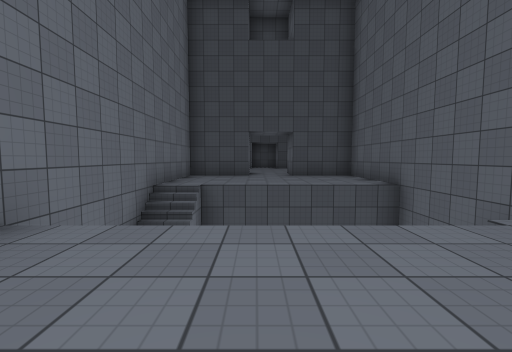
[1] (above)

13 first-person views from a walk through a scene from a Unity 3-D project. The camera is 1.2 m above the floor, tilts 4° down and sees 90° across. Doors are open. The floor is counted in squares, 2 m on a side. Each view is taken from the middle of a square. On the plan, view 1 faces up. The plan holds only what a view shows up to about 9 squares ahead; the rest is blank. The player character is not drawn. Some surface patterns are stand-ins.

[2]
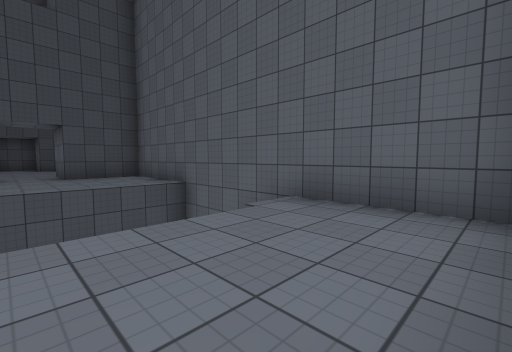

[3]
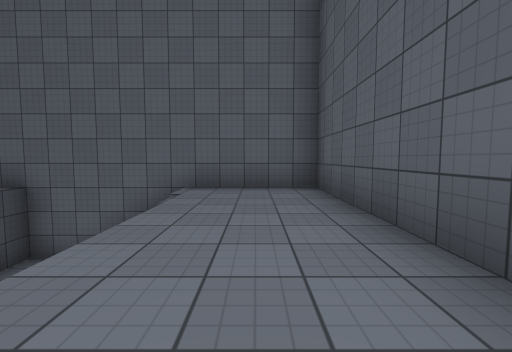

[4]
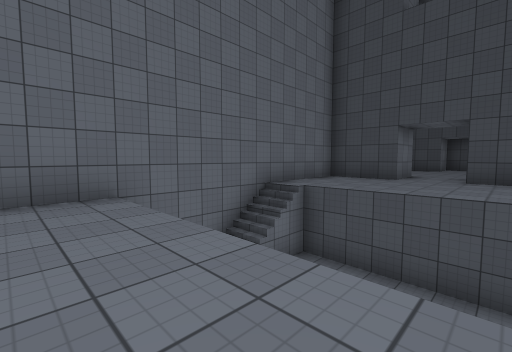

[5]
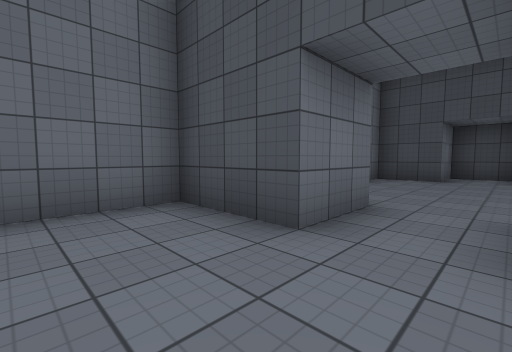

[6]
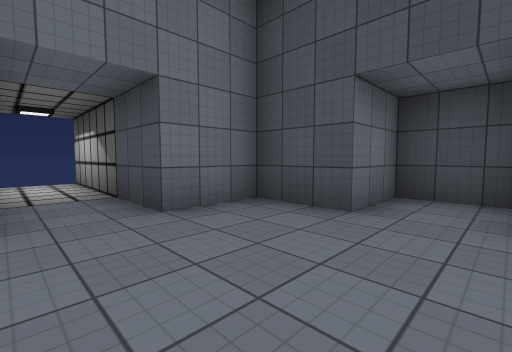

[7]
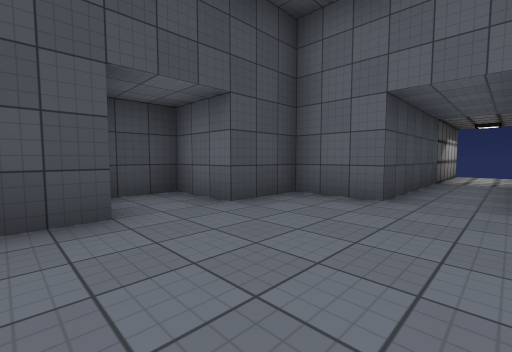

[8]
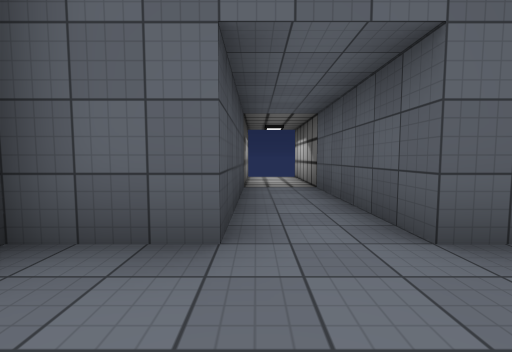

[9]
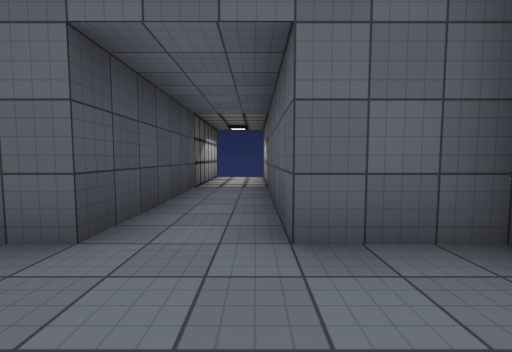

[10]
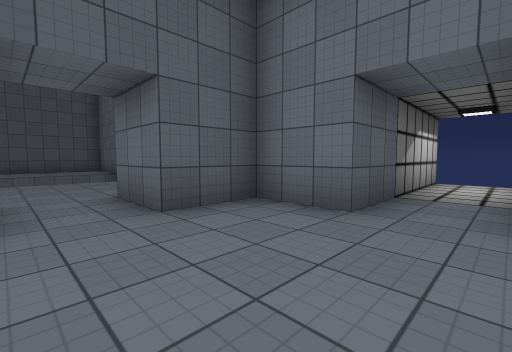

[11]
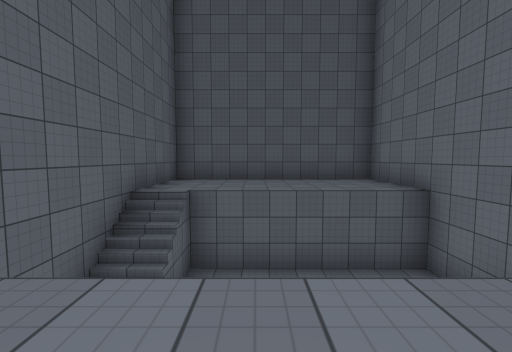

[12]
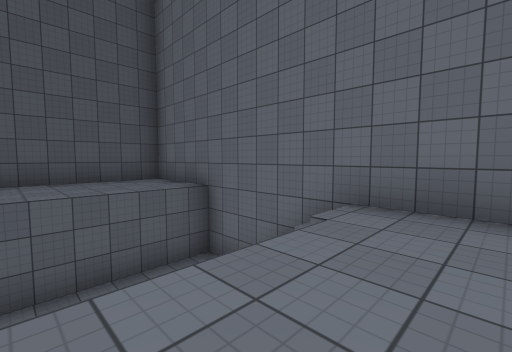

[13]
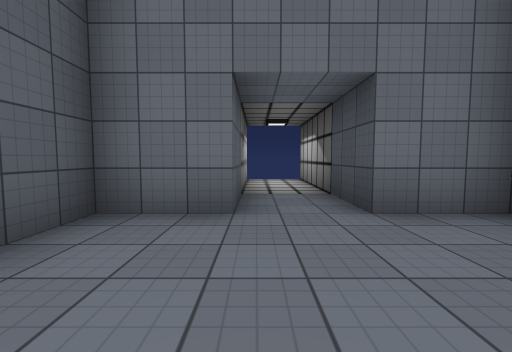

### Floor plan
Key: @ floor where view 1 was taken; # wall or solid block; . main floor; - floor 3 m lower than the main floor; / step, stairs or slope; D open door.
Columns run from 6 left of view 1 to 9 right of it. Each row starts with its distance up from view 1.
 17      ####
 16      #..#
 15     ##..##
 14  ####....####D#
 13 D.D............D
 12 D.D............D
 11  ####....######
 10     ##..##
  9    ###..###
  8    #......#
  7    #......#
  6    #......#
  5    #//----#
  4    #//  //#
  3    #----//#
  2    #......#
  1    #......#
  0    #..@...#
 -1    ########

Where each view was taken, in squares from view 1:
view 1: 0 up, 0 right, facing up
view 2: 0 up, 0 right, facing up-right
view 3: 1 up, 2 left, facing right
view 4: 1 up, 2 right, facing up-left
view 5: 7 up, 1 right, facing up-left
view 6: 12 up, 1 right, facing up-left
view 7: 12 up, 1 left, facing up-right
view 8: 13 up, 1 right, facing right
view 9: 12 up, 1 right, facing right
view 10: 13 up, 1 right, facing down-left
view 11: 7 up, 1 right, facing down
view 12: 7 up, 1 right, facing down-left
view 13: 12 up, 1 right, facing left
